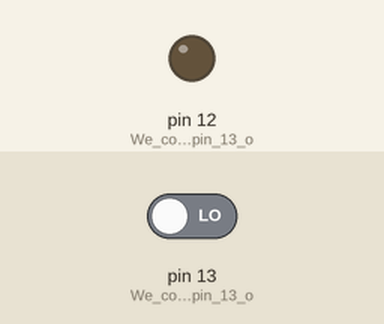
Recording of a sketch running on a simulated Arduino Uno, built with avr-gcc and run on an emulated ATmega328P. Parts: output pins drawn as LEDs (lit = HIGH). Inputs (shaded band) come from the test bench; at power-on: pin 13 (We_configure_the_pin_13_o) LOW.

Above: at 1.2 s.
1.3 s: pin 13 (We_configure_the_pin_13_o) driven HIGH
At 2.5 s:
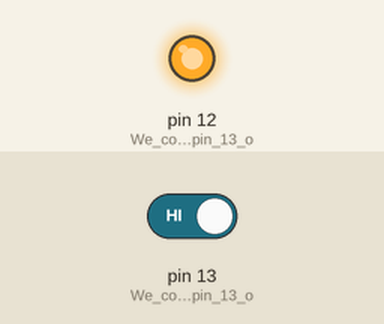
2.8 s: pin 13 (We_configure_the_pin_13_o) driven LOW
At 3.7 s:
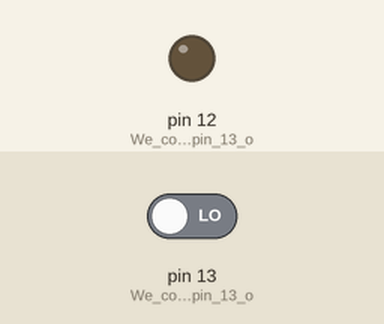
Timing chart, 0 to 5.8 s (numbered marks = the images above; inputs shaded):
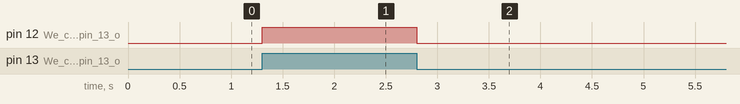

Measured:
- after the input at 1.3 s, pin 12 (We_configure_the_pin_13_o): LOW → HIGH at once
- after the input at 2.8 s, pin 12 (We_configure_the_pin_13_o): HIGH → LOW at once

The sketch:

led_and_push_button.ino
```cpp
/*
* Code by Servicios Universales Keops.
* You should do the circuit showed in the image that it's in this folder.
*/

void setup() {
  pinMode(13, INPUT);    // We configure the pin 13 of the Arduino board as input signal.
  pinMode(12, OUTPUT);   // We configure the pin 13 of the Arduino board as output signal.
}

void loop() {
  // The if sentence read a sentence, and if the sentence is true, return a 1 (HIGH) and if the sentence is false return a 0 (FALSE)
  // If is true, it does the action in keys of "if", otherwise, it does the action in keys of "else"
  // digitalRead() read the pin and save the value (0 or 1).

  if(digitalRead(13) == HIGH){
    digitalWrite(12, HIGH);
  }else{
    digitalWrite(12, LOW);
  }
}
```
